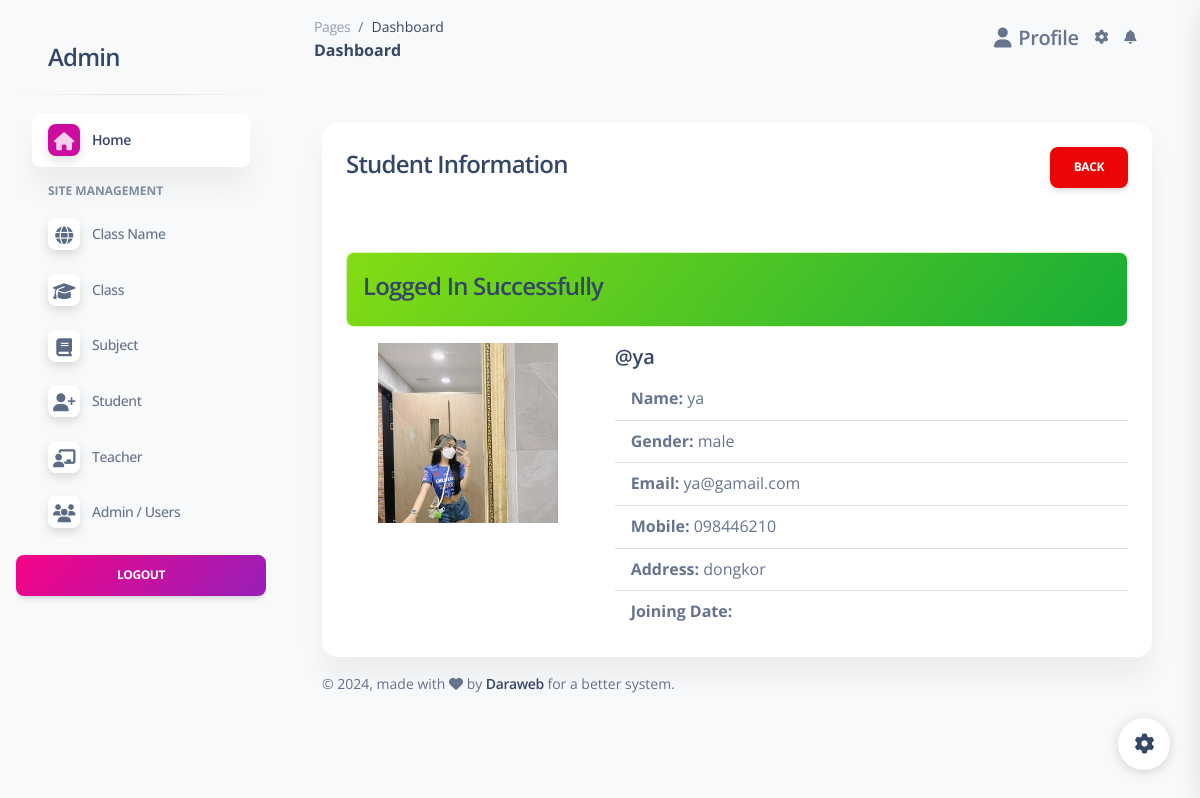
Page /php-admin-panel/admin/studentview.php?id=2 (signed in) on the committed database.
### tables this page shows
CREATE TABLE `student` (
  `id` int(11) NOT NULL,
  `users_id` int(11) DEFAULT NULL,
  `name` varchar(100) NOT NULL,
  `sex` varchar(11) NOT NULL,
  `email` varchar(100) NOT NULL,
  `password` varchar(100) NOT NULL,
  `photo` varchar(255) DEFAULT NULL,
  `phone` varchar(20) DEFAULT NULL,
  `address` varchar(255) DEFAULT NULL,
  `role` varchar(100) NOT NULL,
  `is_ban` tinyint(1) NOT NULL DEFAULT 0
);

CREATE TABLE `users` (
  `id` int(11) NOT NULL,
  `name` varchar(100) NOT NULL,
  `sex` varchar(11) NOT NULL,
  `email` varchar(100) NOT NULL,
  `password` varchar(100) NOT NULL,
  `photo` varchar(255) DEFAULT NULL,
  `phone` varchar(20) DEFAULT NULL,
  `address` varchar(255) DEFAULT NULL,
  `role` varchar(100) NOT NULL COMMENT 'admin,teacher,student',
  `is_ban` tinyint(1) NOT NULL DEFAULT 0 COMMENT '0=unban,1=ban',
  `create_at` date DEFAULT current_timestamp()
);

### php-admin-panel/admin/studentview.php (the view, shortened to what this page needs)
<?php include('includes/header.php'); ?>
<div class="container mt-4">
    <div class="row justify-content-center">
        <div class="col-md-12">
            <div class="card">
                <div class="card-header">
                    <h4 class="mb-0">
                        Student Information
                        <a href="student.php" class="btn btn-danger float-end">Back</a>
                    </h4>
                </div>
                <div class="card-body">
                    <?= alertMessage(); ?>
                    <form action="student-code.php" method="POST">
                        <?php
                        $user = getStudentById(getParam('id'));
                        if ($user['status'] == 200) {
                            ?>
                            <div class="row">
                                <div class="col-md-4 text-center">
                                    <?php if (!empty($user['data']['photo'])): ?>
                                        <img src="<?= $user['data']['photo'] ?>" class="img-fluid "
                                            style="max-width: 180px;" alt="Student Photo">
                                    <?php else: ?>
                                        <p class="m-0">No photo available</p>
                                    <?php endif; ?>
                                </div>
                                <div class="col-md-8">
                                    <h5 class="card-title">@<?= htmlspecialchars($user['data']['name']) ?></h5>
                                    <ul class="list-group list-group-flush">
                                        <li class="list-group-item"><strong>Name:</strong> <?= htmlspecialchars($user['data']['name']) ?></li>
                                        <li class="list-group-item"><strong>Gender:</strong> <?= htmlspecialchars($user['data']['sex']) ?></li>
                                        <li class="list-group-item"><strong>Email:</strong> <?= htmlspecialchars($user['data']['email']) ?></li>
                                        <li class="list-group-item"><strong>Mobile:</strong> <?= htmlspecialchars($user['data']['phone']) ?></li>
                                        <li class="list-group-item"><strong>Address:</strong> <?= htmlspecialchars($user['data']['address']) ?></li>
                                        <li class="list-group-item"><strong>Joining Date:</strong> <?= htmlspecialchars($user['data']['create_at']) ?></li>
                                    </ul>
                                </div>
                            </div>
                        <?php } else {
                            echo '<h5>' . $user['message'] . '</h5>';
                        } ?>
                    </form>
                </div>
            </div>
        </div>
    </div>
</div>
<?php include('includes/footer.php'); ?>

### rows in the picture
student: photo (picture), name "ya", sex "male", users.email "ya@gamail.com", phone "098446210", address "dongkor"

### other values in the picture
$_SESSION['status'] "Logged In Successfully"
